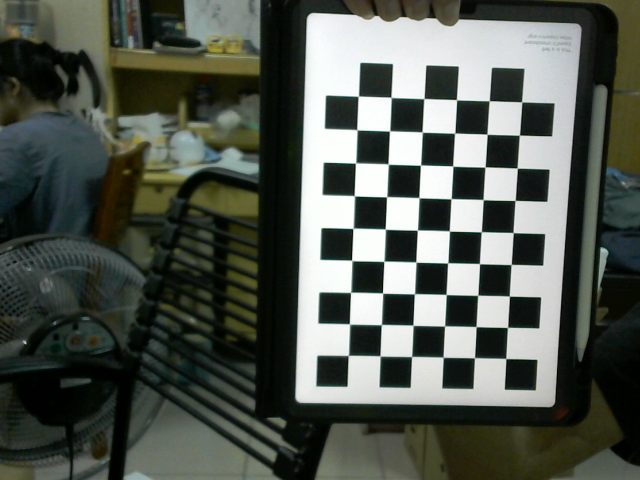
#> input picture camera/images/img0.png, 640 x 480 px
$ jupyter execute --allow-errors Untitled-1.ipynb
#> lines starting #> are read from the running program, lines starting #| are printed output that depends on the picture; after the words box and inside, x2 and y2 are one past the last pixel; in counts of white or black regions, pixels touching at a corner belong together
[cell 1]
import numpy as np
import cv2 as cv
import glob
import pickle


################ FIND CHESSBOARD CORNERS - OBJECT POINTS AND IMAGE POINTS #############################

chessboardSize = (9,6)
frameSize = (640,480)

# termination criteria
criteria = (cv.TERM_CRITERIA_EPS + cv.TERM_CRITERIA_MAX_ITER, 30, 0.001)


# prepare object points, like (0,0,0), (1,0,0), (2,0,0) ....,(6,5,0)
objp = np.zeros((chessboardSize[0] * chessboardSize[1], 3), np.float32)
objp[:,:2] = np.mgrid[0:chessboardSize[0],0:chessboardSize[1]].T.reshape(-1,2)

size_of_chessboard_squares_mm = 19
objp = objp * size_of_chessboard_squares_mm


# Arrays to store object points and image points from all the images.
objpoints = [] # 3d point in real world space
imgpoints = [] # 2d points in image plane.


images = glob.glob('images/*.png')

for image in images:

    img = cv.imread(image)
#> img is the input picture: shape (480, 640, 3); mean B, G, R 80, 88, 82.5
    gray = cv.cvtColor(img, cv.COLOR_BGR2GRAY)
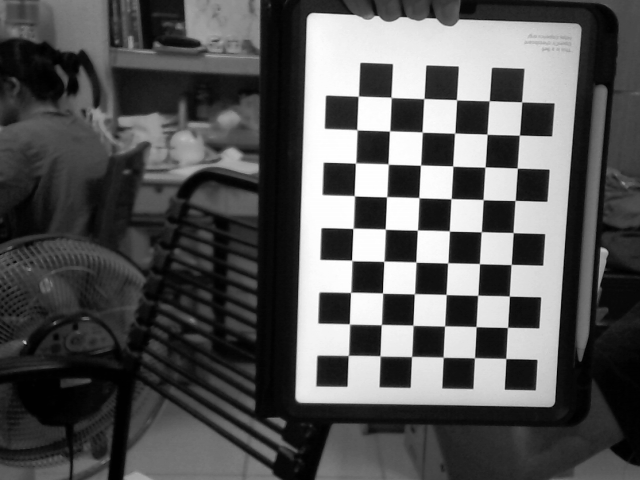
#> gray: shape (480, 640); min 0, max 255, mean 85.5

    # Find the chess board corners
    ret, corners = cv.findChessboardCorners(gray, chessboardSize, None)
#> ret = True; corners = 54 rows, first 8: [348.2, 355.5], [349.3, 323.8], [350.5, 292.5], [351.6, 260.3], [352.7, 228.5], [354.4, 195.8], [355.4, 163.1], [357, 129.8]

    # If found, add object points, image points (after refining them)
    if ret == True:

        objpoints.append(objp)
        corners2 = cv.cornerSubPix(gray, corners, (11,11), (-1,-1), criteria)
#> corners2 = 54 rows, first 8: [348.4, 355.4], [349.6, 324], [350.7, 292.4], [351.8, 260.5], [353.1, 228.3], [354.4, 195.7], [355.6, 163], [356.9, 129.8]
        imgpoints.append(corners)

        # Draw and display the corners
        cv.drawChessboardCorners(img, chessboardSize, corners2, ret)
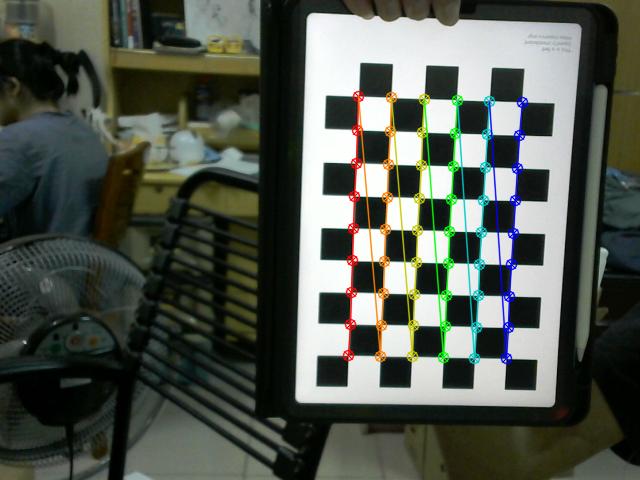
#> img: shape (480, 640, 3); 4.09% of pixels changed, all inside (x1, y1, x2, y2) = (342, 90, 529, 365)
        cv.imshow('img', img)
        cv.waitKey(1000)
#> pass 2 of the loop `for image in images:`:
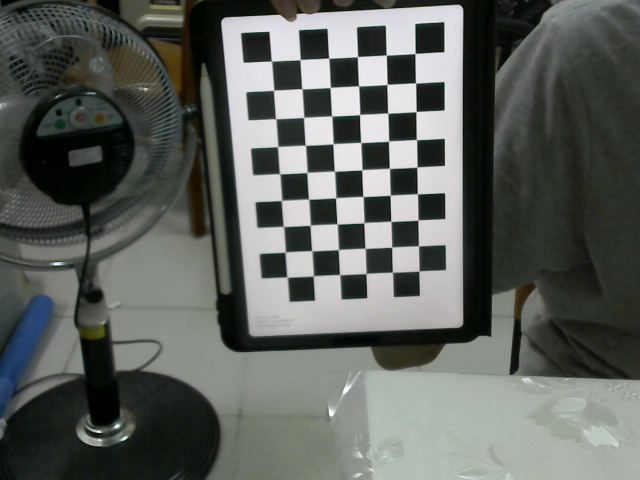
#> input picture camera/images/img1.png, 640 x 480 px
#> img is the input picture: shape (480, 640, 3); mean B, G, R 92, 97, 92.8
#> corners = 54 rows, first 8: [415, 53.48], [415.5, 82.97], [416, 111.6], [416.3, 139.6], [417, 167], [417.3, 193.8], [417.7, 220.2], [418.4, 245.8]
#> corners2 = 54 rows, first 8: [415, 53.46], [415.5, 82.95], [416, 111.6], [416.5, 139.6], [416.9, 167.1], [417.4, 193.8], [417.9, 220.1], [418.5, 245.8]
#> `cv.drawChessboardCorners(img, chessboardSize, corners2, ret)`:
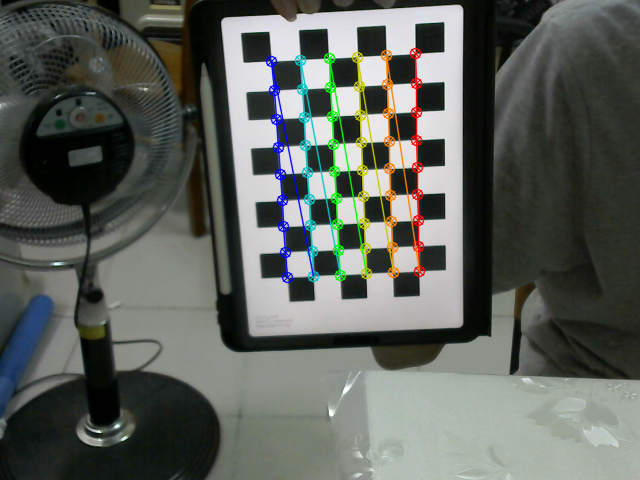
#> img: shape (480, 640, 3); 3.62% of pixels changed, all inside (x1, y1, x2, y2) = (265, 47, 426, 284)
#> pass 3 of the loop `for image in images:`:
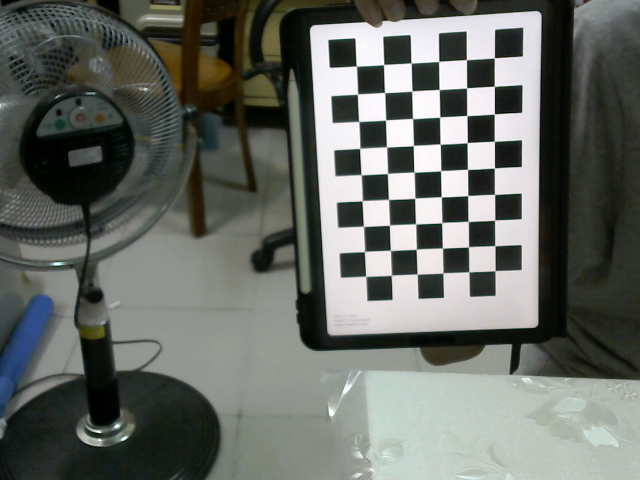
#> input picture camera/images/img10.png, 640 x 480 px
#> img is the input picture: shape (480, 640, 3); mean B, G, R 100.4, 106.3, 102.2
#> `gray = cv.cvtColor(img, cv.COLOR_BGR2GRAY)`:
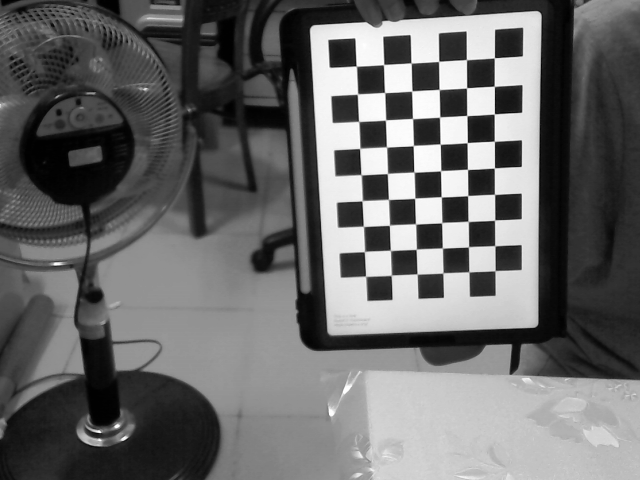
#> gray: shape (480, 640); min 0, max 255, mean 104.4
#> corners = 54 rows, first 8: [494.4, 57.69], [494.2, 86.29], [494.4, 113.9], [494.3, 141.3], [494.4, 167.9], [494.6, 194.4], [494.6, 220.1], [494.8, 245.7]
#> corners2 = 54 rows, first 8: [494.4, 57.82], [494.3, 86.31], [494.3, 113.9], [494.3, 141.3], [494.4, 167.9], [494.5, 194.4], [494.6, 220.1], [494.8, 245.7]
#> `cv.drawChessboardCorners(img, chessboardSize, corners2, ret)`:
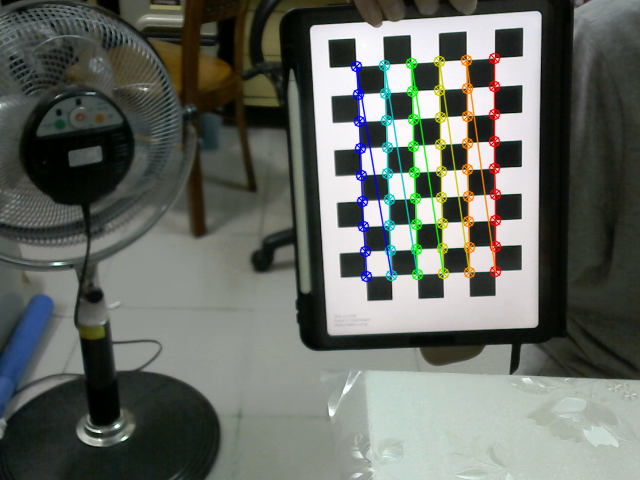
#> img: shape (480, 640, 3); 3.56% of pixels changed, all inside (x1, y1, x2, y2) = (350, 52, 502, 283)
#> the loop made 4 passes; the first 3 are shown


cv.destroyAllWindows()


############## CALIBRATION #######################################################

ret, cameraMatrix, dist, rvecs, tvecs = cv.calibrateCamera(objpoints, imgpoints, frameSize, None, None)

# Save the camera calibration result for later use (we won't worry about rvecs / tvecs)
pickle.dump((cameraMatrix, dist), open( "calibration.pkl", "wb" ))
pickle.dump(cameraMatrix, open( "cameraMatrix.pkl", "wb" ))
pickle.dump(dist, open( "dist.pkl", "wb" ))


############## UNDISTORTION #####################################################

img = cv.imread('cali5.png')
#> (the rest of this cell did not finish here and is left out)

[cell 2]
import cv2

cap = cv2.VideoCapture(0)

num = 0

while cap.isOpened():

    succes, img = cap.read()
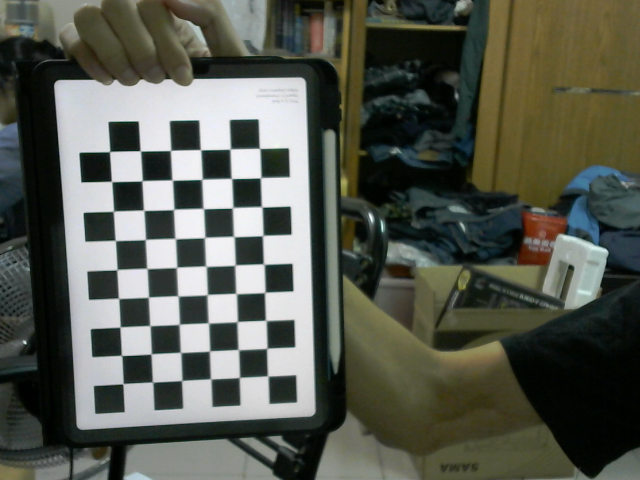
#> input picture camera/images/img12.png, 640 x 480 px, given in place of the camera
#> img is the input picture: shape (480, 640, 3); mean B, G, R 78.7, 89.1, 85.8

    k = cv2.waitKey(5)
#> (key Esc is pressed here)

    if k == 27:
        break
    elif k == ord('s'): # wait for 's' key to save and exit
        cv2.imwrite('images/img' + str(num) + '.png', img)
        print("image saved!")
        num += 1

    cv2.imshow('Img',img)

# Release and destroy all windows before termination
cap.release()

cv2.destroyAllWindows()
